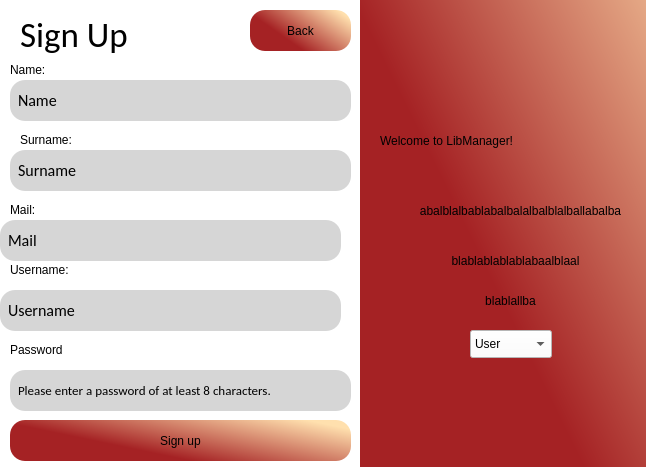
<?xml version="1.0" encoding="UTF-8"?>
<ui version="4.0">
 <class>SignUp</class>
 <widget class="QDialog" name="SignUp">
  <property name="geometry">
   <rect>
    <x>0</x>
    <y>0</y>
    <width>646</width>
    <height>467</height>
   </rect>
  </property>
  <property name="windowTitle">
   <string>Dialog</string>
  </property>
  <property name="styleSheet">
   <string notr="true">background-color:white</string>
  </property>
  <widget class="QLabel" name="SignUp_text">
   <property name="geometry">
    <rect>
     <x>20</x>
     <y>10</y>
     <width>171</width>
     <height>51</height>
    </rect>
   </property>
   <property name="font">
    <font>
     <family>Calibri</family>
     <pointsize>22</pointsize>
     <italic>false</italic>
     <fontweight>Light</fontweight>
    </font>
   </property>
   <property name="styleSheet">
    <string notr="true">color:black;
font: 300 22pt &quot;Calibri&quot;;
background-color: transparent;</string>
   </property>
   <property name="text">
    <string>&lt;html&gt;&lt;head/&gt;&lt;body&gt;&lt;p&gt;&lt;span style=&quot; font-size:26pt;&quot;&gt;Sign Up&lt;/span&gt;&lt;/p&gt;&lt;/body&gt;&lt;/html&gt;</string>
   </property>
  </widget>
  <widget class="QLabel" name="Username_text">
   <property name="geometry">
    <rect>
     <x>10</x>
     <y>260</y>
     <width>111</width>
     <height>20</height>
    </rect>
   </property>
   <property name="styleSheet">
    <string notr="true">color: rgb(0, 0, 0);
background-color: transparent;</string>
   </property>
   <property name="text">
    <string>Username:</string>
   </property>
  </widget>
  <widget class="QLineEdit" name="UsernameLineEdit">
   <property name="geometry">
    <rect>
     <x>0</x>
     <y>290</y>
     <width>341</width>
     <height>41</height>
    </rect>
   </property>
   <property name="font">
    <font>
     <family>Calibri</family>
     <pointsize>-1</pointsize>
    </font>
   </property>
   <property name="styleSheet">
    <string notr="true">QLineEdit {
	background-color: rgb(214, 214, 214);
	border-radius: 15px;
	color: black; 
    font-size: 16px;
    padding-left: 6px; 
}

QLineEdit::placeholder {
	color: rgb(141,141,141); 
    font-style: italic; 
}</string>
   </property>
   <property name="text">
    <string>Username</string>
   </property>
  </widget>
  <widget class="QLabel" name="welcome_text">
   <property name="geometry">
    <rect>
     <x>380</x>
     <y>120</y>
     <width>311</width>
     <height>41</height>
    </rect>
   </property>
   <property name="styleSheet">
    <string notr="true">font: 18pt &quot;Calibri&quot;;
background-color:transparent;</string>
   </property>
   <property name="text">
    <string>Welcome to LibManager!</string>
   </property>
  </widget>
  <widget class="QLabel" name="SignUpScreen_1">
   <property name="geometry">
    <rect>
     <x>360</x>
     <y>-30</y>
     <width>451</width>
     <height>531</height>
    </rect>
   </property>
   <property name="styleSheet">
    <string notr="true">background-color: qlineargradient(spread:pad, x1:0.23, y1:0.477273, x2:0.915, y2:0.0800455, stop:0 rgba(165, 34, 36, 255), stop:1 rgba(255, 224, 174, 255));</string>
   </property>
   <property name="text">
    <string/>
   </property>
  </widget>
  <widget class="QLabel" name="label">
   <property name="geometry">
    <rect>
     <x>350</x>
     <y>200</y>
     <width>341</width>
     <height>21</height>
    </rect>
   </property>
   <property name="styleSheet">
    <string notr="true">background-color:transparent;</string>
   </property>
   <property name="text">
    <string>abalblalbablabalbalalbalblalballabalba</string>
   </property>
   <property name="alignment">
    <set>Qt::AlignmentFlag::AlignCenter</set>
   </property>
  </widget>
  <widget class="QLabel" name="label_2">
   <property name="geometry">
    <rect>
     <x>320</x>
     <y>250</y>
     <width>391</width>
     <height>21</height>
    </rect>
   </property>
   <property name="styleSheet">
    <string notr="true">background-color:transparent;</string>
   </property>
   <property name="text">
    <string>blablablablablabaalblaal</string>
   </property>
   <property name="alignment">
    <set>Qt::AlignmentFlag::AlignCenter</set>
   </property>
  </widget>
  <widget class="QLabel" name="label_3">
   <property name="geometry">
    <rect>
     <x>390</x>
     <y>290</y>
     <width>241</width>
     <height>21</height>
    </rect>
   </property>
   <property name="styleSheet">
    <string notr="true">background-color:transparent;</string>
   </property>
   <property name="text">
    <string>blablallba</string>
   </property>
   <property name="alignment">
    <set>Qt::AlignmentFlag::AlignCenter</set>
   </property>
  </widget>
  <widget class="QPushButton" name="Back_Button">
   <property name="geometry">
    <rect>
     <x>250</x>
     <y>10</y>
     <width>101</width>
     <height>41</height>
    </rect>
   </property>
   <property name="focusPolicy">
    <enum>Qt::FocusPolicy::StrongFocus</enum>
   </property>
   <property name="styleSheet">
    <string notr="true">QPushButton{
	border-radius:15px;
	color: black;
	
	font: 300 10pt &quot;Calibri&quot;;
	background-color: qlineargradient(spread:pad, x1:0.23, y1:0.477273, x2:0.915, y2:0.0800455, stop:0 rgba(165, 34, 36, 255), stop:1 rgba(255, 224, 174, 255));
}</string>
   </property>
   <property name="text">
    <string>Back</string>
   </property>
  </widget>
  <widget class="QPushButton" name="signupButton">
   <property name="geometry">
    <rect>
     <x>10</x>
     <y>420</y>
     <width>341</width>
     <height>41</height>
    </rect>
   </property>
   <property name="styleSheet">
    <string notr="true">QPushButton{
	border-radius:15px;
	color: black;
	
	font: 300 10pt &quot;Calibri&quot;;
	background-color: qlineargradient(spread:pad, x1:0.23, y1:0.477273, x2:0.915, y2:0.0800455, stop:0 rgba(165, 34, 36, 255), stop:1 rgba(255, 224, 174, 255));
}</string>
   </property>
   <property name="text">
    <string>Sign up</string>
   </property>
  </widget>
  <widget class="QLabel" name="Name_text">
   <property name="geometry">
    <rect>
     <x>10</x>
     <y>60</y>
     <width>111</width>
     <height>20</height>
    </rect>
   </property>
   <property name="styleSheet">
    <string notr="true">color: rgb(0, 0, 0);
background-color: transparent;</string>
   </property>
   <property name="text">
    <string>Name:</string>
   </property>
  </widget>
  <widget class="QLineEdit" name="Name_Line_Edit">
   <property name="geometry">
    <rect>
     <x>10</x>
     <y>80</y>
     <width>341</width>
     <height>41</height>
    </rect>
   </property>
   <property name="font">
    <font>
     <family>Calibri</family>
     <pointsize>-1</pointsize>
    </font>
   </property>
   <property name="styleSheet">
    <string notr="true">QLineEdit {
	background-color: rgb(214, 214, 214);
	border-radius: 15px;
	color: black; 
    font-size: 16px;
    padding-left: 6px; 
}

QLineEdit::placeholder {
	color: rgb(141,141,141); 
    font-style: italic; 
}</string>
   </property>
   <property name="text">
    <string>Name</string>
   </property>
  </widget>
  <widget class="QLabel" name="Surname_text">
   <property name="geometry">
    <rect>
     <x>20</x>
     <y>130</y>
     <width>111</width>
     <height>20</height>
    </rect>
   </property>
   <property name="styleSheet">
    <string notr="true">color: rgb(0, 0, 0);
background-color: transparent;</string>
   </property>
   <property name="text">
    <string>Surname:</string>
   </property>
  </widget>
  <widget class="QLineEdit" name="Surname_Line_Edit">
   <property name="geometry">
    <rect>
     <x>10</x>
     <y>150</y>
     <width>341</width>
     <height>41</height>
    </rect>
   </property>
   <property name="font">
    <font>
     <family>Calibri</family>
     <pointsize>-1</pointsize>
    </font>
   </property>
   <property name="styleSheet">
    <string notr="true">QLineEdit {
	background-color: rgb(214, 214, 214);
	border-radius: 15px;
	color: black; 
    font-size: 16px;
    padding-left: 6px; 
}

QLineEdit::placeholder {
	color: rgb(141,141,141); 
    font-style: italic; 
}</string>
   </property>
   <property name="text">
    <string>Surname</string>
   </property>
  </widget>
  <widget class="QLabel" name="Password_text">
   <property name="geometry">
    <rect>
     <x>10</x>
     <y>340</y>
     <width>111</width>
     <height>20</height>
    </rect>
   </property>
   <property name="styleSheet">
    <string notr="true">color: rgb(0, 0, 0);
background-color: transparent;</string>
   </property>
   <property name="text">
    <string>Password</string>
   </property>
  </widget>
  <widget class="QLineEdit" name="Password_Line_Edit">
   <property name="geometry">
    <rect>
     <x>10</x>
     <y>370</y>
     <width>341</width>
     <height>41</height>
    </rect>
   </property>
   <property name="font">
    <font>
     <family>Calibri</family>
     <pointsize>-1</pointsize>
    </font>
   </property>
   <property name="styleSheet">
    <string notr="true">QLineEdit {
	background-color: rgb(214, 214, 214);
	border-radius: 15px;
	color: black; 
    font-size: 13px;
    padding-left: 6px; 
}

QLineEdit::placeholder {
	color: rgb(141,141,141); 
    font-style: italic; 
}</string>
   </property>
   <property name="text">
    <string>Please enter a password of at least 8 characters.</string>
   </property>
  </widget>
  <widget class="QLabel" name="Mail_text">
   <property name="geometry">
    <rect>
     <x>10</x>
     <y>200</y>
     <width>111</width>
     <height>20</height>
    </rect>
   </property>
   <property name="styleSheet">
    <string notr="true">color: rgb(0, 0, 0);
background-color: transparent;</string>
   </property>
   <property name="text">
    <string>Mail:</string>
   </property>
  </widget>
  <widget class="QLineEdit" name="Mail_Line_Edit">
   <property name="geometry">
    <rect>
     <x>0</x>
     <y>220</y>
     <width>341</width>
     <height>41</height>
    </rect>
   </property>
   <property name="font">
    <font>
     <family>Calibri</family>
     <pointsize>-1</pointsize>
    </font>
   </property>
   <property name="styleSheet">
    <string notr="true">QLineEdit {
	background-color: rgb(214, 214, 214);
	border-radius: 15px;
	color: black; 
    font-size: 16px;
    padding-left: 6px; 
}

QLineEdit::placeholder {
	color: rgb(141,141,141); 
    font-style: italic; 
}</string>
   </property>
   <property name="text">
    <string>Mail</string>
   </property>
  </widget>
  <widget class="QLabel" name="SignUpScreen_2">
   <property name="geometry">
    <rect>
     <x>0</x>
     <y>-10</y>
     <width>411</width>
     <height>480</height>
    </rect>
   </property>
   <property name="styleSheet">
    <string notr="true">background-color:rgb(255,255,255);</string>
   </property>
   <property name="text">
    <string/>
   </property>
  </widget>
  <widget class="QComboBox" name="roleComboBox">
   <property name="geometry">
    <rect>
     <x>470</x>
     <y>330</y>
     <width>82</width>
     <height>28</height>
    </rect>
   </property>
   <item>
    <property name="text">
     <string>User</string>
    </property>
   </item>
   <item>
    <property name="text">
     <string>Admin</string>
    </property>
   </item>
  </widget>
  <zorder>SignUpScreen_2</zorder>
  <zorder>SignUpScreen_1</zorder>
  <zorder>SignUp_text</zorder>
  <zorder>Username_text</zorder>
  <zorder>UsernameLineEdit</zorder>
  <zorder>welcome_text</zorder>
  <zorder>label</zorder>
  <zorder>label_2</zorder>
  <zorder>label_3</zorder>
  <zorder>Back_Button</zorder>
  <zorder>signupButton</zorder>
  <zorder>Name_text</zorder>
  <zorder>Name_Line_Edit</zorder>
  <zorder>Surname_text</zorder>
  <zorder>Surname_Line_Edit</zorder>
  <zorder>Password_text</zorder>
  <zorder>Password_Line_Edit</zorder>
  <zorder>Mail_text</zorder>
  <zorder>Mail_Line_Edit</zorder>
  <zorder>roleComboBox</zorder>
 </widget>
 <resources/>
 <connections/>
</ui>
